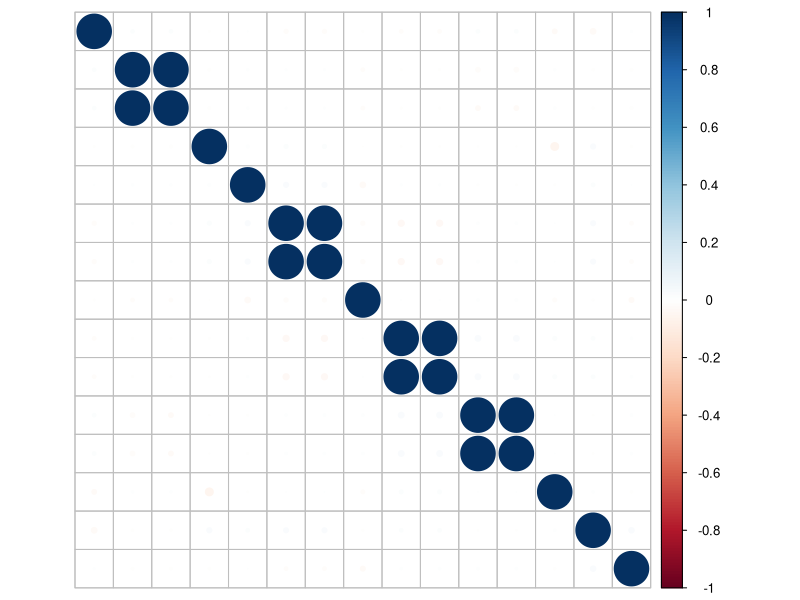
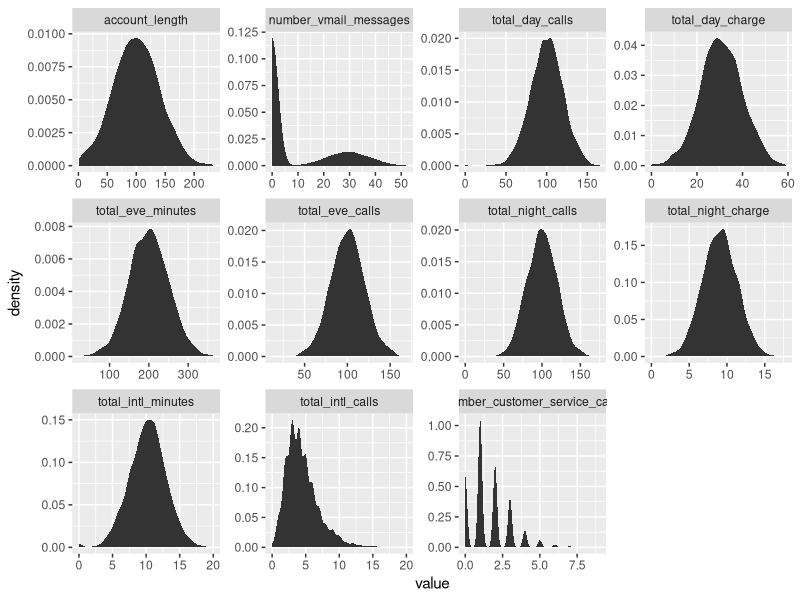
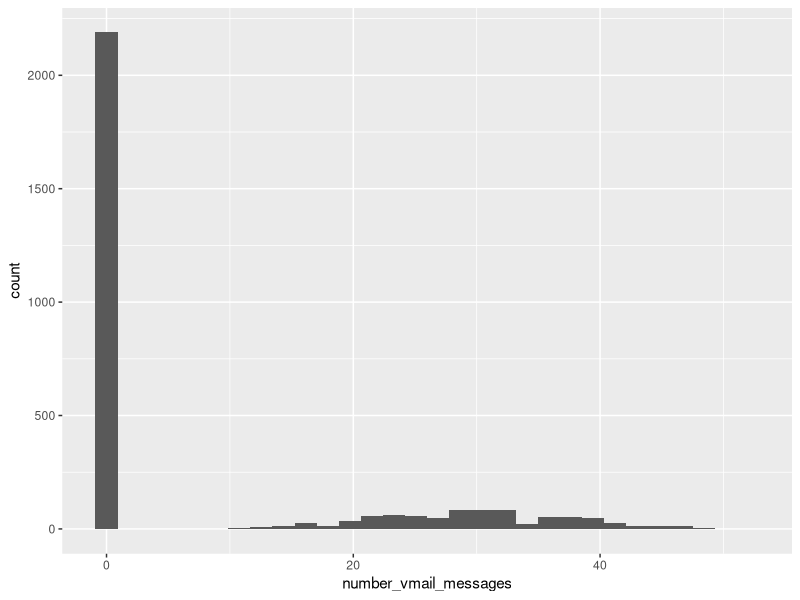
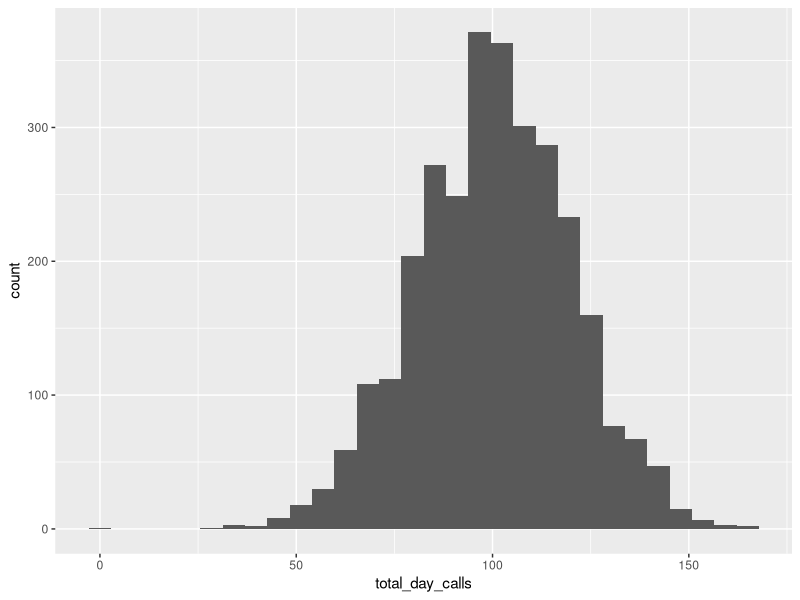
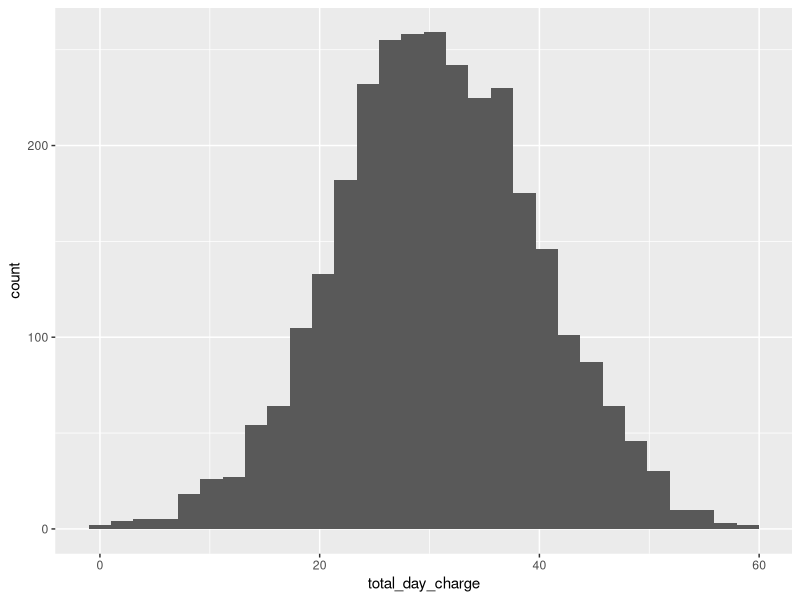
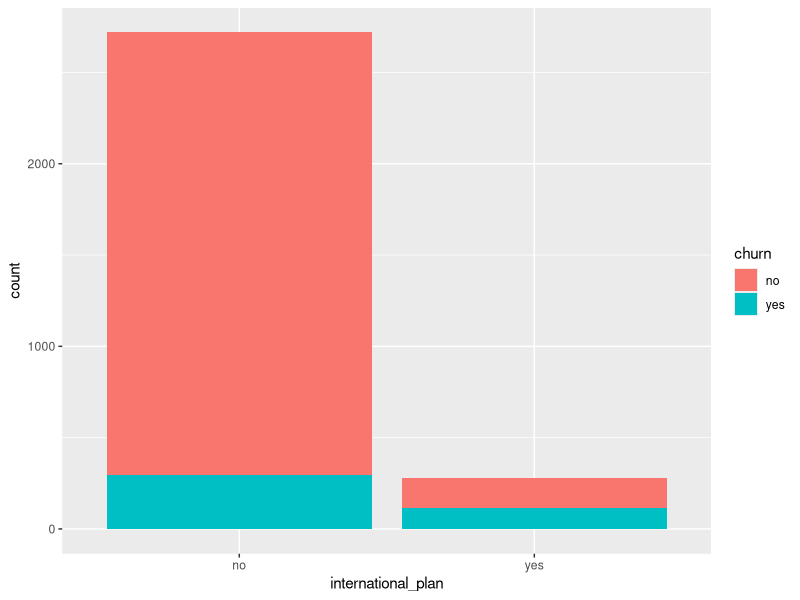
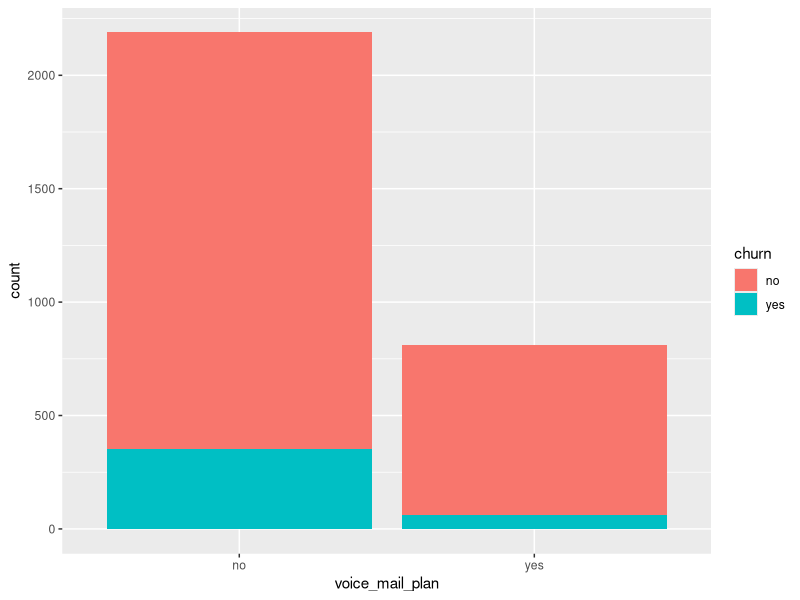
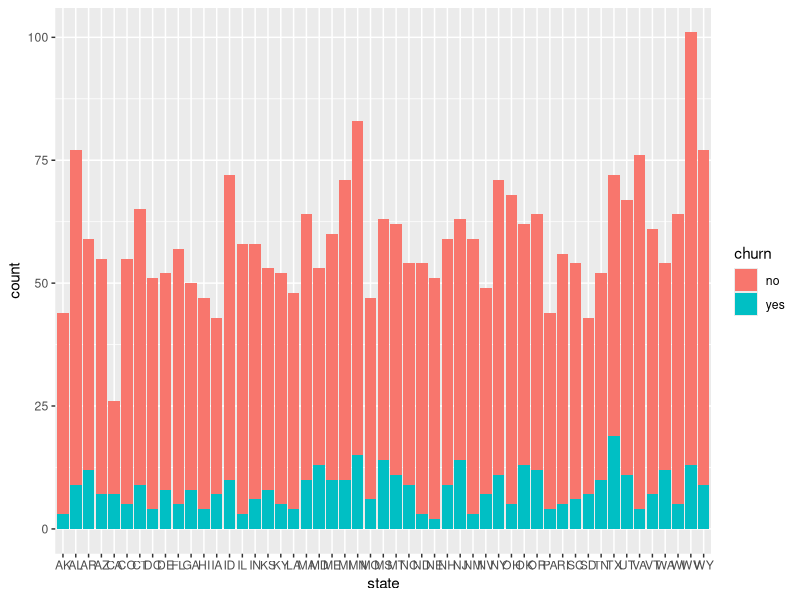

Source code (R) for these figures, in order:

library(dplyr)
library(ggplot2)
library(caret)
library(corrplot)



churn_train<-read.csv("data/churn_train.csv")



#check for missing target
which(is.na(churn_train$churn))


#collinearity analysis

num<-unlist(lapply(churn_train, is.numeric))
ch.train.cor<-churn_train[,num]
cor.matrix<-cor(ch.train.cor)
corrplot(cor.matrix, order="hclust", tl.pos='n')
highcor<-findCorrelation(cor.matrix, cutoff=0.9, exact=TRUE, name=TRUE)
#corrplot(cor(ch.train.cor[,-highcor]), order="hclust", tl.pos='n')
highcor

#remove correlated vars
train.cor<-churn_train[,!names(churn_train) %in% highcor]


#histograms

library(reshape2)

ggplot(data = melt(train.cor), aes(x = value)) + 
  stat_density() + 
  facet_wrap(~variable, scales = "free")

train.cor<-train.cor %>% mutate(vmail_flag=ifelse(number_vmail_messages==0,"no","yes"))

str(train.cor)

summary(train.cor$number_vmail_messages)

train.log<-train.cor %>% mutate(number=log(total_intl_calls))

train.cor %>% ggplot() + 
  geom_histogram(aes(number_vmail_messages))

train.cor %>% ggplot() + 
  geom_histogram(aes(total_day_calls))

train.cor %>% ggplot() + 
  geom_histogram(aes(total_day_charge))

#continue with other variables



#bar plots - churn based on class
ggplot(data=train.cor, aes(international_plan)) +
  geom_bar(aes(fill = churn))

ggplot(data=train.cor, aes(voice_mail_plan)) +
  geom_bar(aes(fill = churn))

ggplot(data=train.cor, aes(state)) +
  geom_bar(aes(fill = churn))

#
train.cor %>% filter(churn=='')%>%
  ggplot( aes(voice_mail_plan)) +
  geom_bar(aes(fill = churn))


